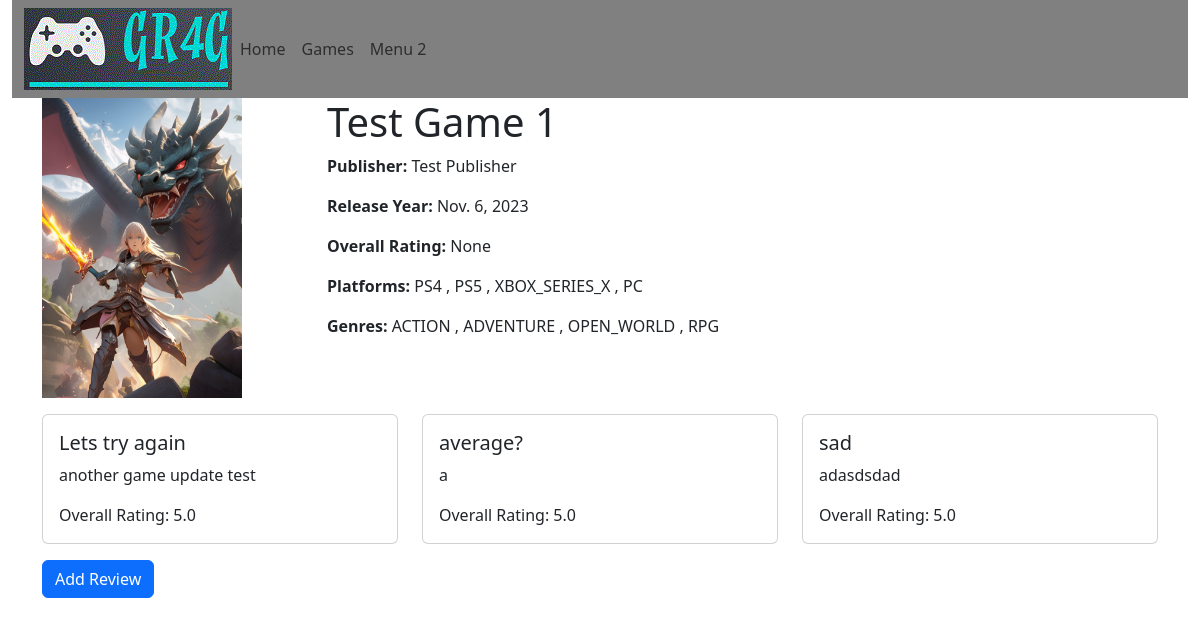
Before: /games/1/ with the older database file.
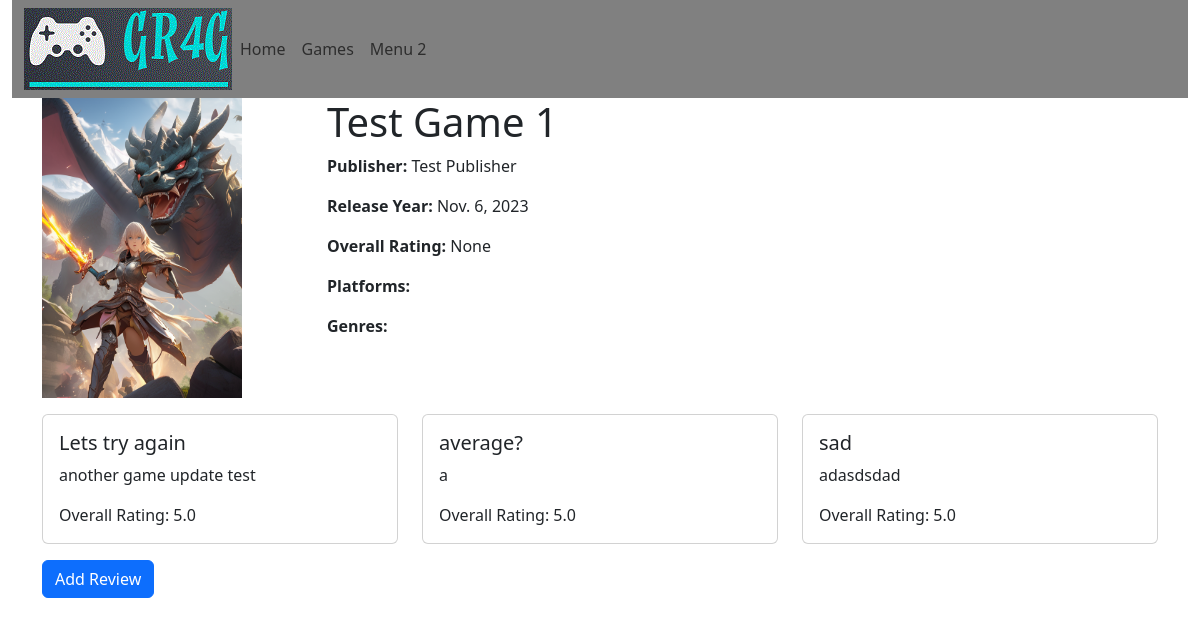
After: the same page with the newer database file.
### gameReview_app/models.py (models this page shows, shortened)
class Platform(models.Model):
    platform_choices = (
        ('PS5', 'PlayStation 5'),
        ('XBOX_SERIES_X', 'Xbox Series X'),
        ('SWITCH', 'Nintendo Switch'),
        ('PC', 'PC'),
        ('PS4', 'PlayStation 4'),
        ('XBOX_ONE', 'Xbox One'),
        ('PS3', 'PlayStation 3'),
        ('XBOX_360', 'Xbox 360'),
        ('WII_U', 'Wii U'),
        ('WII', 'Wii'),
        ('PS2', 'PlayStation 2'),
        ('GAMECUBE', 'GameCube'),
        ('N64', 'Nintendo 64'),
        ('PS1', 'PlayStation 1'),
        ('SEGA_GENESIS', 'Sega Genesis'),
        ('SNES', 'Super Nintendo Entertainment System'),
        ('NES', 'Nintendo Entertainment System'),
        ('ATARI_2600', 'Atari 2600'),
        ('GAME_BOY', 'Nintendo Game Boy'),
        ('SEGA_MASTER_SYSTEM', 'Sega Master System'),
        ('XBOX', 'XBOX'),
        ('SEGA_SATURN', 'Sega Saturn'),
        ('SEGA_DREAMCAST', 'Sega Dreamcast'),
        ('SEGA_GAME_GEAR', 'Sega Game Gear'),
        ('NDS', 'Nintendo DS'),
        ('GBC', 'Nintendo Game Boy Color'),
        ('NVB', 'Nintendo Virtual Boy'),
    )
    platform_choices = sorted(platform_choices, key=lambda x: x[1])
    name = models.CharField(max_length=50, choices=platform_choices)

class Genre(models.Model):
    genre_choices = (
        ('ACTION', 'Action'),
        ('ADVENTURE', 'Adventure'),
        ('RPG', 'Role-Playing Game'),
        ('STRATEGY', 'Strategy'),
        ('SPORTS', 'Sports'),
        ('SIMULATION', 'Simulation'),
        ('PUZZLE', 'Puzzle'),
        ('HORROR', 'Horror'),
        ('SHOOTER', 'Shooter'),
        ('PLATFORMER', 'Platformer'),
        ('RACING', 'Racing'),
        ('FIGHTING', 'Fighting'),
        ('MOBA', 'MOBA'),
        ('SURVIVAL', 'Survival'),
        ('SANDBOX', 'Sandbox'),
        ('STEALTH', 'Stealth'),
        ('MUSIC', 'Music'),
        ('EDUCATIONAL', 'Educational'),
        ('OPEN_WORLD', 'Open World'),
        ('OTHER', 'Other'),
    )
    genre_choices = sorted(genre_choices, key=lambda x: x[1])
    game_genre = models.CharField(max_length=50, choices=genre_choices)

class Review(models.Model):
    title = models.CharField(max_length=200, default="")
    game = models.ForeignKey(Game, on_delete=models.SET_NULL, null=True, blank=True)
    content = models.CharField(max_length=1000)
    overall_rating = models.DecimalField(
        max_digits=2,
        decimal_places=1,
        null=True,
        blank=True,
    )

### gameReview_app/views.py (the view)
# urls.py: path('games/<int:game_id>/', views.game_detail, name='game_detail'),
def game_detail(request, game_id):
    game = Game.objects.get(pk=game_id)
    if request.method == 'POST':
        review_form = ReviewForm(request.POST)
        if review_form.is_valid():
            review = review_form.save(commit=False)
            review.game = game  # Set the game instance
            review.save()
            return redirect('game_detail', game_id=game_id)
    else:
        review_form = ReviewForm()
    return render(request, 'gameReview_app/game_detail.html', {'game': game, 'review_form': review_form})

### gameReview_app/templates/gameReview_app/game_detail.html
{% extends "gameReview_app/default_template.html" %}
{% block content %}
<div class="container">
    <div class="row">
        <div class="col-md-3">
            <img src="{{ game.cover_image.url }}" alt="{{ game.title }}" width="200" height="300">
        </div>
        <div class="col-md-9">
            <h1>{{ game.title }}</h1>
            <p><strong>Publisher:</strong> {{ game.publisher.name }}</p>
            <p><strong>Release Year:</strong> {{ game.release_year }}</p>
            <p><strong>Overall Rating:</strong> {{ game.overall_rating }}</p>
            <p><strong>Platforms:</strong>
                {% for platform in game.platforms.all %}
                    {{ platform.name }}
                    {% if not forloop.last %}, {% endif %}
                {% endfor %}
            </p>
            <p><strong>Genres:</strong>
                {% for genre in game.genre.all %}
                    {{ genre.game_genre }}
                    {% if not forloop.last %}, {% endif %}
                {% endfor %}
            </p>
        </div>
    </div>
    <div class="row mt-3">
        {% for review in game.review_set.all %}
        <div class="col-md-4">
            <div class="card">
                <div class="card-body">
                    <h5 class="card-title">{{review.title}}</h5>
                    <p class="card-text">{{ review.content }}</p>
                    <p class="card-text">Overall Rating: {{review.overall_rating}}</p>
                </div>
            </div>
        </div>
        {% endfor %}
    </div>
    <div class="row mt-3">
        <div class="col-md-12">
            <a href="{% url 'create_review' game.id %}" class="btn btn-primary">Add Review</a>
        </div>
    </div>
</div>
{% endblock %}

Changed rows visible on the page:
removed Platform: name "PS4"
removed Platform: name "PS5"
removed Platform: name "XBOX_SERIES_X"
removed Platform: name "PC"
removed Genre: game_genre "ACTION"
removed Genre: game_genre "ADVENTURE"
removed Genre: game_genre "OPEN_WORLD"
removed Genre: game_genre "RPG"
